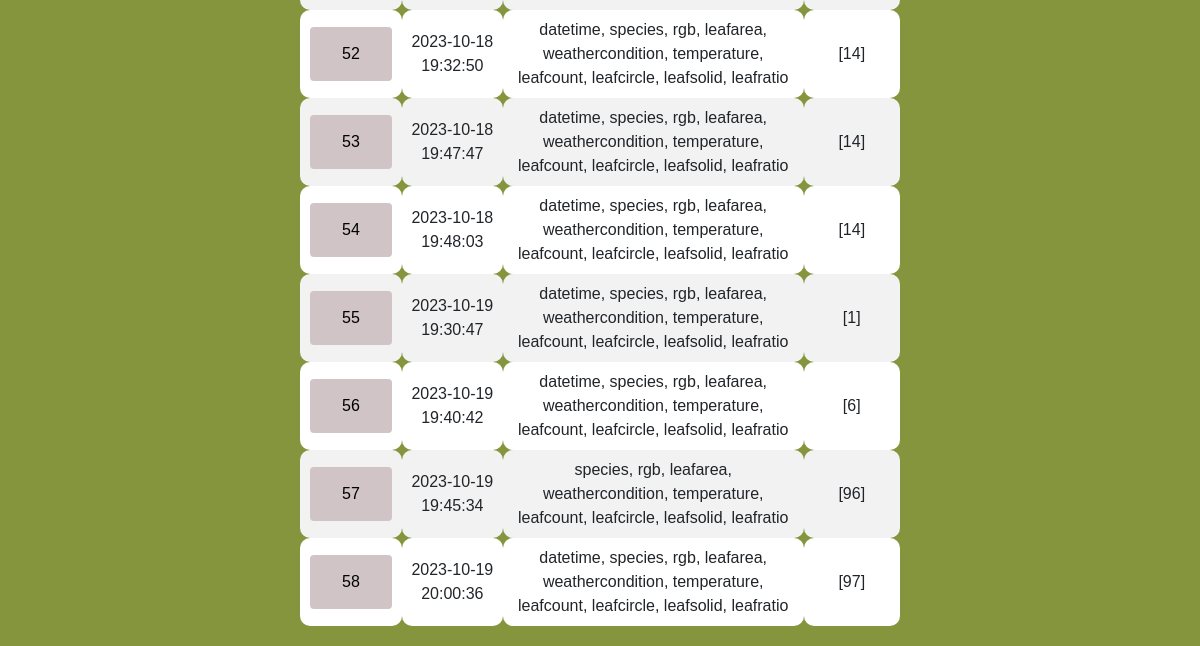
/art-entries (lower part), run on an earlier commit of the app's database.
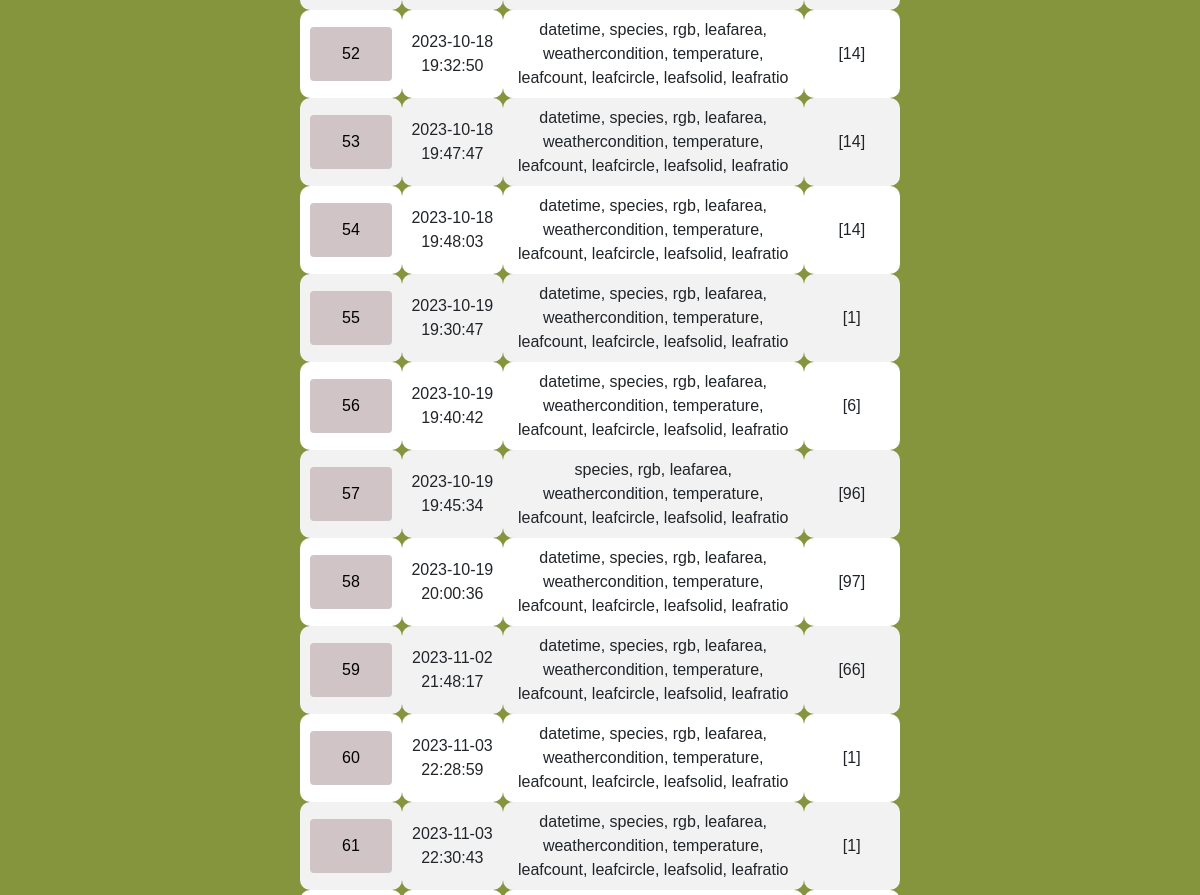
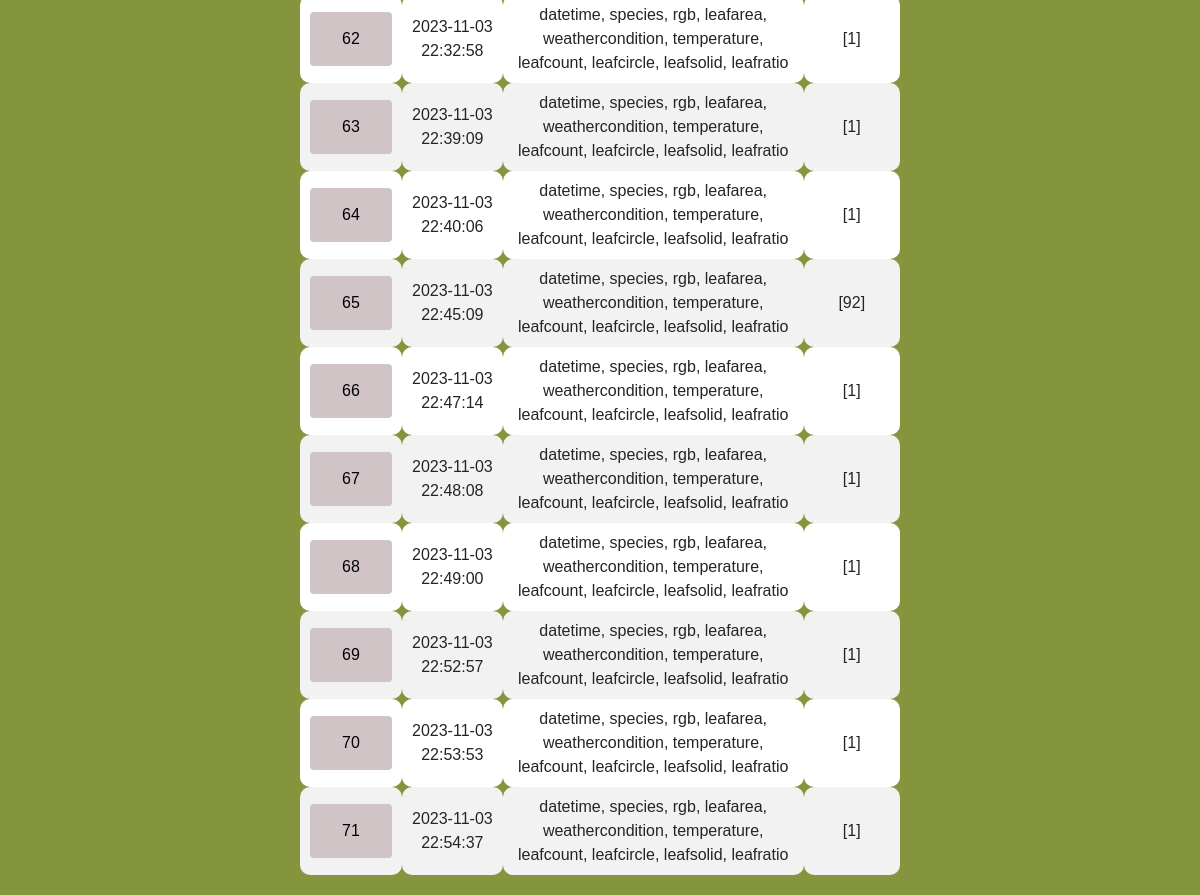
And on a later commit of the database (2 pictures, top to bottom).
### tables this page shows
CREATE TABLE aiArt (
        artID INTEGER PRIMARY KEY AUTOINCREMENT,
        artPrompt TEXT,
        artFilePath TEXT,
        artDate datetime,
				artDataTypes TEXT
, artPosPrompt TEXT, artNegPrompt TEXT, seed BIGINT);

### app.py (the view, shortened to what this page needs)
@app.route("/art-entries", methods=["GET", "POST"])
def artEntries():
    entries = database.get_all("aiArt")
    pEntries = [] # pEntries is the plant report entry id (the row id of Report)
    for entry in entries:
        entryRow = database.get_art_entry_row_data(entry[0])
        t = []
        for e in entryRow:
          t.append(e[1])
        pEntries.append(t)
    return render_template(
        "art-entries.html",
        title="Art Entries",
        entries=entries,
        pEntries=pEntries,
        initial_view = 1
    )

### database_interface.py (called while the page is built)
    def get_all(self, table):
        connection = sqlite3.connect("database.db")
        cursor = connection.cursor()
        sql = "SELECT * FROM " + table
        cursor.execute(sql)
        data = cursor.fetchall()
        connection.close()
        if data is not None:
            return data
        return False

    def get_art_entry_row_data(self, artID):
        connection = sqlite3.connect("database.db")
        cursor = connection.cursor()
        sql = "SELECT * FROM aiart_to_entry ate, plantEntries pe WHERE pe.entryID = ate.entryID AND artID = ?"
        cursor.execute(sql, (artID,))
        data = cursor.fetchall()
        connection.close()
        return data

### templates/art-entries.html (shortened to what this page needs)
{% extends 'layout.html' %} {% block content %}
<head>
  <link rel="stylesheet" href="https://cdnjs.cloudflare.com/ajax/libs/toastr.js/latest/toastr.min.css" />
</head>
<body>
  <main>
    {% if view_art %}
    <form class="row gx-3 gy-2 align-items-center" name="form1" method="post">
      <table>
        <tr>
          <th>ID</th>
          <th>Date Created</th>
          <th>Full Prompt</th>
          <th>Positive Prompt</th>
          <th>Negative Prompt</th>
          <th>Data Types</th>
          <th>Plant Report Entry ID</th>
          <th>Image seed</th>
          <th>Image</th>
        </tr>
        <tr>
          <td>{{ view_art }}</td>
          <td>{{ entries[3] }}</td>
          <td>{{ entries[1] }}</td>
          <td>{{ entries[5] }}</td>
          <td>{{ entries[6] }}</td>
          <td>{{ entries[4] }}</td>
          <td>{{ pEntries }}</td>
          <td>{{ entries[7] }}</td>
          <td><img src="{{ entries[2] }}"></td>
        </tr>
      </table>
      {% else %}
      <form class="row gx-3 gy-2 align-items-center" name="arts" method="POST">
        <table>
          {% set i = namespace(value=0) %} {% for entry in entries %}
          <tr>
            <td>
              <form class="col-auto text-center" method="post">
                <button name="art_id" value="{{entry[0]}}" type="submit" class="btn btn-primary">
                  {{ entry[0] }}
                </button>
              </form>
            </td>
            <td>{{ entry[3] }}</td>
            <td>{{ entry[4] }}</td>
            <td>{{ pEntries[i.value] }}</td>
          </tr>
          {% set i.value = i.value + 1 %} {% endfor %}
        </table>
      </form>
      {% endif %}
  </main>
</body>
{% endblock content %}

What changed in the data, as far as the page shows it:
added aiArt: artID "59", artDate "2023-11-02 21:48:17", artDataTypes "datetime, species, rgb, leafarea, weathercondition, temperature, leafcount, leafcircle, leafsolid, leafratio", pEntries "[66]"
added aiArt: artID "60", artDate "2023-11-03 22:28:59", artDataTypes "datetime, species, rgb, leafarea, weathercondition, temperature, leafcount, leafcircle, leafsolid, leafratio", pEntries "[1]"
added aiArt: artID "61", artDate "2023-11-03 22:30:43", artDataTypes "datetime, species, rgb, leafarea, weathercondition, temperature, leafcount, leafcircle, leafsolid, leafratio", pEntries "[1]"
added aiArt: artID "62", artDate "2023-11-03 22:32:58", artDataTypes "datetime, species, rgb, leafarea, weathercondition, temperature, leafcount, leafcircle, leafsolid, leafratio", pEntries "[1]"
added aiArt: artID "63", artDate "2023-11-03 22:39:09", artDataTypes "datetime, species, rgb, leafarea, weathercondition, temperature, leafcount, leafcircle, leafsolid, leafratio", pEntries "[1]"
added aiArt: artID "64", artDate "2023-11-03 22:40:06", artDataTypes "datetime, species, rgb, leafarea, weathercondition, temperature, leafcount, leafcircle, leafsolid, leafratio", pEntries "[1]"
added aiArt: artID "65", artDate "2023-11-03 22:45:09", artDataTypes "datetime, species, rgb, leafarea, weathercondition, temperature, leafcount, leafcircle, leafsolid, leafratio", pEntries "[92]"
added aiArt: artID "66", artDate "2023-11-03 22:47:14", artDataTypes "datetime, species, rgb, leafarea, weathercondition, temperature, leafcount, leafcircle, leafsolid, leafratio", pEntries "[1]"
added aiArt: artID "67", artDate "2023-11-03 22:48:08", artDataTypes "datetime, species, rgb, leafarea, weathercondition, temperature, leafcount, leafcircle, leafsolid, leafratio", pEntries "[1]"
added aiArt: artID "68", artDate "2023-11-03 22:49:00", artDataTypes "datetime, species, rgb, leafarea, weathercondition, temperature, leafcount, leafcircle, leafsolid, leafratio", pEntries "[1]"
added aiArt: artID "69", artDate "2023-11-03 22:52:57", artDataTypes "datetime, species, rgb, leafarea, weathercondition, temperature, leafcount, leafcircle, leafsolid, leafratio", pEntries "[1]"
added aiArt: artID "70", artDate "2023-11-03 22:53:53", artDataTypes "datetime, species, rgb, leafarea, weathercondition, temperature, leafcount, leafcircle, leafsolid, leafratio", pEntries "[1]"
added aiArt: artID "71", artDate "2023-11-03 22:54:37", artDataTypes "datetime, species, rgb, leafarea, weathercondition, temperature, leafcount, leafcircle, leafsolid, leafratio", pEntries "[1]"
